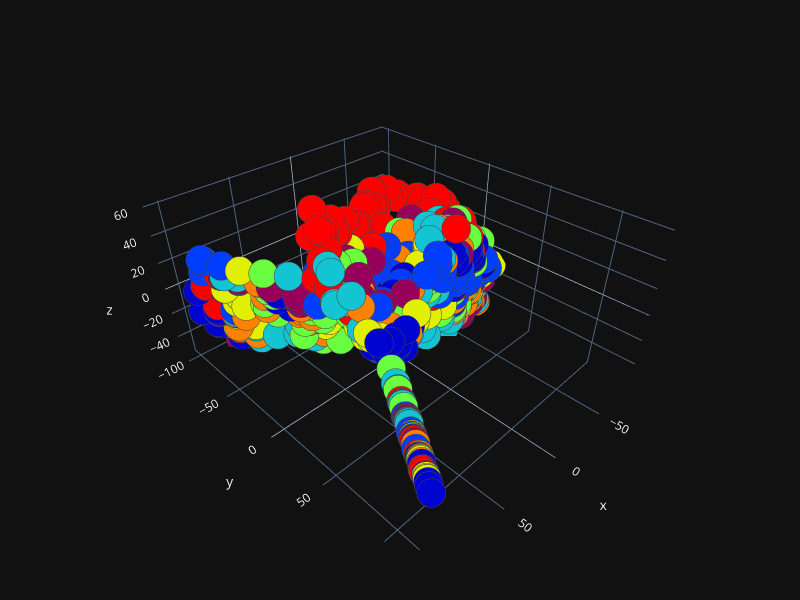

The cell this chart's notebook holds for it:
### Code cell
from sklearn.manifold import Isomap
x = masks[subject_id]

embedding = Isomap(n_components=3)
manifold = embedding.fit_transform(x)


plot_3d(manifold[:, 0],
        manifold[:, 1],
        manifold[:, 2],
        path = os.path.join(explanatory_fMRI_dir, 'isomap_3d.png'),
        y = categories[subject_id])

### Figure 1 — Plotly figure (JSON) as saved in the notebook; plotly's stock layout.template omitted (floating-point values rounded to 4 significant figures; data arrays with more than 128 entries replaced by an {"elided": "..."} marker saying what was removed)
{"data": [{"marker": {"color": {"elided": "864 int values"}, "colorscale": [[0, "rgb(150,0,90)"], [0.125, "rgb(0,0,200)"], [0.25, "rgb(0,25,255)"], [0.375, "rgb(0,152,255)"], [0.5, "rgb(44,255,150)"], [0.625, "rgb(151,255,0)"], [0.75, "rgb(255,234,0)"], [0.875, "rgb(255,111,0)"], [1, "rgb(255,0,0)"]], "line": {"width": 1}, "opacity": 1, "size": 10}, "mode": "markers", "type": "scatter3d", "x": {"elided": "864 float values"}, "y": {"elided": "864 float values"}, "z": {"elided": "864 float values"}}], "layout": {"autosize": true, "height": 600, "margin": {"b": 50, "l": 50, "r": 50, "t": 50}, "width": 800}}
